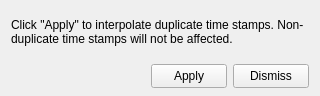
<?xml version="1.0" encoding="UTF-8"?>
<!--
  mbnavedit_timeinterpolation.ui - Controls > Time Interpolation of the navigation editor
  (mbnavedit's bulletinBoard_timeinterpolation). Loaded at runtime by
  src/mbnavedit/mbnavedit_window.cpp. Absolute geometry, no layouts.
-->
<ui version="4.0">
 <class>MbNavEditTimeInterpolationDialog</class>
 <widget class="QDialog" name="MbNavEditTimeInterpolationDialog">
  <property name="geometry">
   <rect><x>0</x><y>0</y><width>320</width><height>96</height></rect>
  </property>
  <property name="windowTitle">
   <string>MBnavedit - Time Interpolation</string>
  </property>
  <widget class="QLabel" name="label_timeinterpolation">
   <property name="geometry"><rect><x>11</x><y>8</y><width>298</width><height>48</height></rect></property>
   <property name="text"><string>Click "Apply" to interpolate duplicate time stamps. Non-duplicate time stamps will not be affected.</string></property>
   <property name="wordWrap"><bool>true</bool></property>
  </widget>
  <widget class="QPushButton" name="pushButton_timeinterpolation_apply">
   <property name="geometry"><rect><x>151</x><y>64</y><width>76</width><height>24</height></rect></property>
   <property name="text"><string>Apply</string></property>
   <property name="autoDefault"><bool>false</bool></property>
  </widget>
  <widget class="QPushButton" name="pushButton_timeinterpolation_dismiss">
   <property name="geometry"><rect><x>233</x><y>64</y><width>76</width><height>24</height></rect></property>
   <property name="text"><string>Dismiss</string></property>
   <property name="autoDefault"><bool>false</bool></property>
  </widget>
 </widget>
 <resources/>
 <connections/>
</ui>
